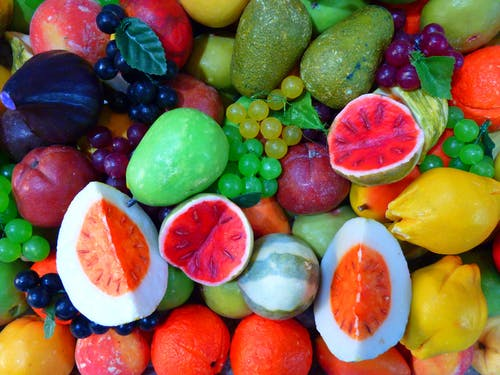
#> input picture MachineLearningMethod/16_ParametricClustering/Fruits.jpeg, 500 x 375 px
$ jupyter execute --allow-errors MainKMeans.ipynb
#> lines starting #> are read from the running program, lines starting #| are printed output that depends on the picture
# <center> Machine Learning Methods </center>
## <center> Lecture 16 - Parametric Clustering</center>
### <center> K-Means</center>

[](https://colab.research.google.com/github/FixelAlgorithmsTeam/FixelCourses/blob/master/MachineLearningMethod/16_ParametricClustering/MainKMeans.ipynb)

[cell 1]
import numpy             as np
import matplotlib.pyplot as plt

np.random.seed(1)

### Generate some data:

[cell 2]
mMu = np.array([[4,   4],
                [-3, -3],
                [-2, -8],
                [-8, -2]])
Ni = 150
mX = np.concatenate([np.random.randn(Ni, 2) + vMu for vMu in mMu])
N  = mX.shape[0]

plt.figure (figsize=(5, 4))
plt.scatter(mX[:,0], mX[:,1], s=50, c='b', edgecolor='k')
plt.axis   ('equal')
plt.show   ()
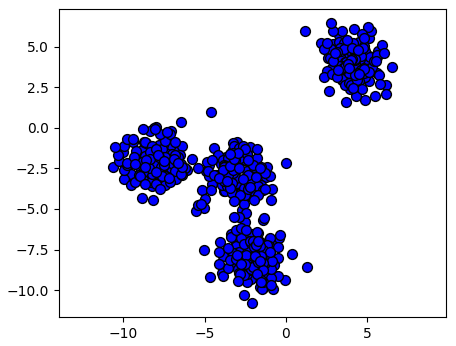
#> figure drawn by matplotlib, 1 panel

### A simple implementation of the K-Means algorithm:

#### Step I:
Assume fixed centroids $\left\{ \boldsymbol{\mu}_{k}\right\} $, find
the optimal clusters $\left\{ \mathcal{D}_{k}\right\} $:
$$\arg\min_{\left\{ \mathcal{D}_{k}\right\} }\sum_{k=1}^{K}\sum_{\boldsymbol{x}_{i}\in\mathcal{D}_{k}}\left\Vert \boldsymbol{x}_{i}-\boldsymbol{\mu}_{k}\right\Vert _{2}^{2}$$
<center>$\implies \boldsymbol{x}_{i}\in\mathcal{D}_{s\left(\boldsymbol{x}_{i}\right)}$ where $s\left(\boldsymbol{x}_{i}\right)=\arg\min_{k}\left\Vert \boldsymbol{x}_{i}-\boldsymbol{\mu}_{k}\right\Vert _{2}^{2}$</center>

#### Step II:
Assume fixed clusters $\left\{ \mathcal{D}_{k}\right\} $, find the
optimal centroids $\left\{ \boldsymbol{\mu}_{k}\right\} $.
$$\arg\min_{\left\{ \boldsymbol{\mu}_{k}\right\} }\sum_{k=1}^{K}\sum_{\boldsymbol{x}_{i}\in\mathcal{D}_{k}}\left\Vert \boldsymbol{x}_{i}-\boldsymbol{\mu}_{k}\right\Vert _{2}^{2}$$
$$\implies\boldsymbol{\mu}_{k}=\frac{1}{\left|\mathcal{D}_{k}\right|}\sum_{\boldsymbol{x}_{i}\in\mathcal{D}_{k}}\boldsymbol{x}_{i}$$
#### Repeat until convergence.

[cell 3]
from scipy.spatial.distance import cdist

def KMeans(mX, mMu0):
    #-- mX  .shape = (N, d)
    #-- mMu0.shape = (K, d)

    K       = mMu0.shape[0]
    lMu     = [mMu0]
    numIter = 20
    mMui    = mMu0 * np.nan

    for ii in range(numIter):

        #-- Step 1, assign clusters:
        mD   = cdist(mX, lMu[-1])    #-- mD  .shape = (N, N)
        vIdx = np.argmin(mD, axis=1) #-- vIdx.shape = (N,)

        #-- Step 2, compute clusters means
        for kk in range(K):
            mMui[kk,:] = np.mean(mX[vIdx == kk], axis=0)

        lMu.append(mMui.copy())

    return lMu #-- in practice, we only need the last one: lMu[-1]

### Apply the algorithm:

[cell 4]
mMu0 = mX[[151, 152, 153, 154],:] #-- initial means

lMu  = KMeans(mX, mMu0)

### Plot function:

[cell 5]
from scipy.spatial import Voronoi, voronoi_plot_2d

def PlotKMeans(lMu, iteration):
    mMu  = lMu[iteration]
    mD   = cdist    (mX, mMu)
    vIdx = np.argmin(mD, axis=1)
    vor  = Voronoi  (mMu)

    _, ax = plt.subplots(figsize=(5, 4))
    voronoi_plot_2d(vor, ax=ax, show_points=False, line_width=2, show_vertices=False)
    plt.scatter    (mX [:,0], mX [:,1], s=50, c=vIdx, edgecolor='k')
    plt.plot       (mMu[:,0], mMu[:,1], '.r', markersize=20)
    plt.axis       ('equal')
    plt.title      ('Iteration = ' + str(iteration))
    plt.axis       ([-12, 8, -12, 8])

[cell 6]
from ipywidgets import interact, IntSlider, Layout

PlotAux    = lambda iteration: PlotKMeans(lMu, iteration)
iterSlider = IntSlider(min=0, max=10, step=1, value=0, layout=Layout(width='80%'))
interact(PlotAux, iteration=iterSlider)
#> the sliders are set to iteration = 0
plt.show()
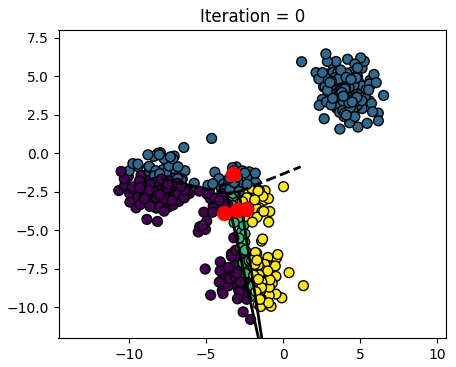
#> figure drawn by matplotlib, 1 panel

### Apply the algorithm with a different initial clusters:

[cell 7]
mMu0 = mX[[1, 152, 153, 3],:] #-- initial means
lMu  = KMeans(mX, mMu0)

[cell 8]
PlotAux    = lambda iteration: PlotKMeans(lMu, iteration)
iterSlider = IntSlider(min=0, max=20, step=1, value=0, layout=Layout(width='80%'))
interact(PlotAux, iteration=iterSlider)
#> the sliders are set to iteration = 0
plt.show()
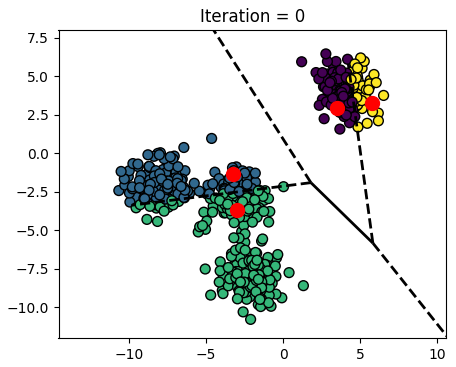
#> figure drawn by matplotlib, 1 panel

### Sk-learn implementation:
To obtain stable results:
* Multiple initialization `n_init`
* Smart initialization `init` (kmean++)

[cell 9]
from sklearn.cluster import KMeans

K       = 4
oKMeans = KMeans(n_clusters=K, n_init=1, init='random').fit(mX)
# oKMeans = KMeans(n_clusters=K).fit(mX) #-- use default for stable results
vIdx    = oKMeans.predict(mX)
mMu     = oKMeans.cluster_centers_
vor     = Voronoi(mMu)

_, ax = plt.subplots(figsize=(5, 4))
voronoi_plot_2d(vor, ax=ax, show_points=False, line_width=2, show_vertices=False)
plt.scatter    (mX [:,0], mX [:,1], s=50, c=vIdx, edgecolor='k')
plt.plot       (mMu[:,0], mMu[:,1], '.r', markersize=20)
plt.axis       ('equal')
plt.axis       ([-12, 8, -12, 8])
plt.show       ()
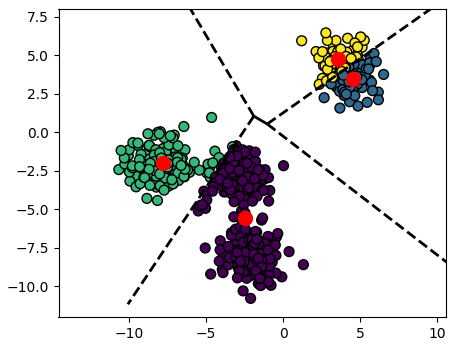
#> figure drawn by matplotlib, 1 panel

### Exercise (SuperPixels):
* Load the `Fruits.jpeg` image and covert it to NumPy ndarray `mI`:
$$\boldsymbol{I}\in\mathbb{R}^{\text{height}\times\text{width}\times3}$$
* Use the LAB color space (instead of RGB) (`mLAB`).
* Create a new "image" `mX` such that:
$$\boldsymbol{X}\in\mathbb{R}^{\text{height}\times\text{width}\times5}$$
where:
    * The first 3 channels are the LAB image.
    * The 4th channel is the $x$ position.
    * The 5th channel is the $y$ position.
* Apply K-Means to the pixels of `mx`
* Create a mask image `mMask` such that:
$$\boldsymbol{M}\in\mathbb{R}^{\text{height}\times\text{width}}$$
where each pixel in `mMask` is the cluster label of the corresponding pixel in `mI`.
* Plot the segmentation (Superpixels) map.

**Tip:** Try different weights for the LAB image and the XY position.

#### Load image:

[cell 10]
from PIL import Image
oImage = Image.open('Fruits.jpeg')
#> oImage is the input picture: PIL image 500x375 RGB; mean R, G, B 131.7, 101.8, 72.1
oImage

[cell 11]
mI = np.array(oImage)
mI.shape
#> Out = (375, 500, 3)

#### Conver to LAB color space:

[cell 12]
from skimage import color

mLAB = color.rgb2lab(mI)
#> mLAB: shape (375, 500, 3) float64; mean of channels 0, 1, 2 47.8, 9.9, 23.2

_, ax = plt.subplots(2, 1, figsize=(20, 10))
ax[0].imshow(np.c_[mI  [:,:,0], mI  [:,:,1], mI  [:,:,2]], cmap='gray'); ax[0].set_title('RGB color space')
ax[1].imshow(np.c_[mLAB[:,:,0], mLAB[:,:,1], mLAB[:,:,2]], cmap='gray'); ax[1].set_title('LAB color space')
plt.show    ()
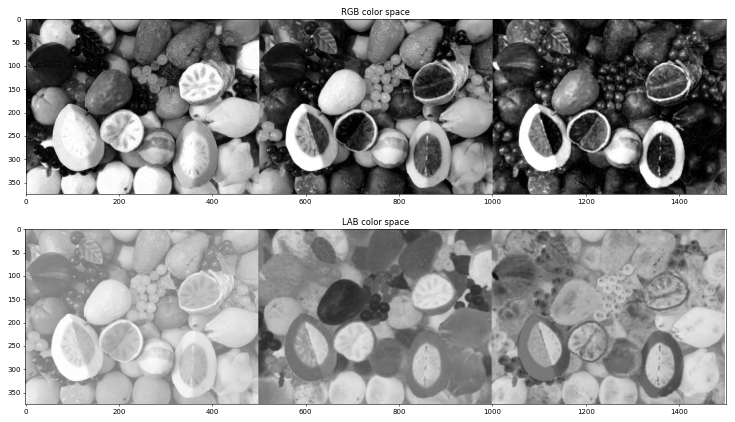
#> figure drawn by matplotlib, 2 panels
